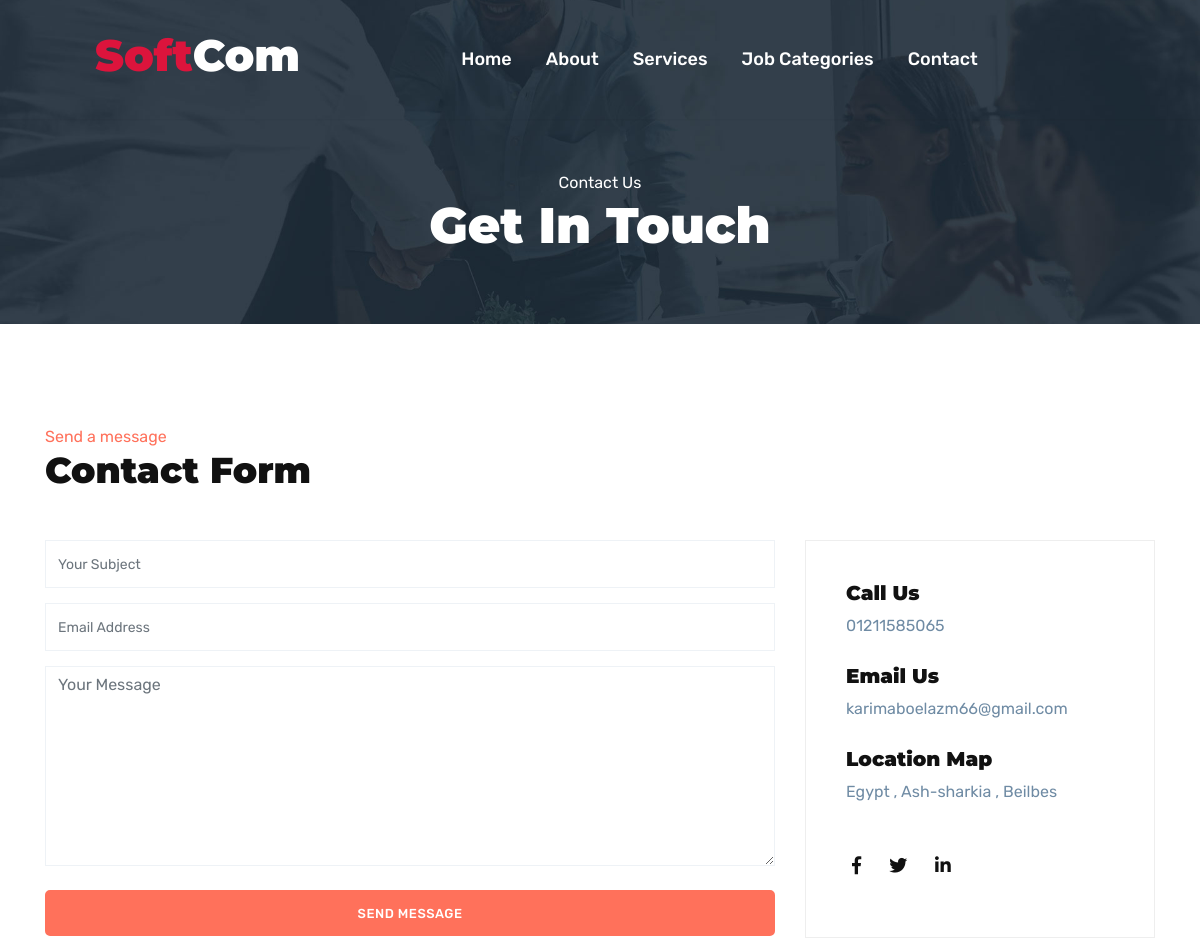
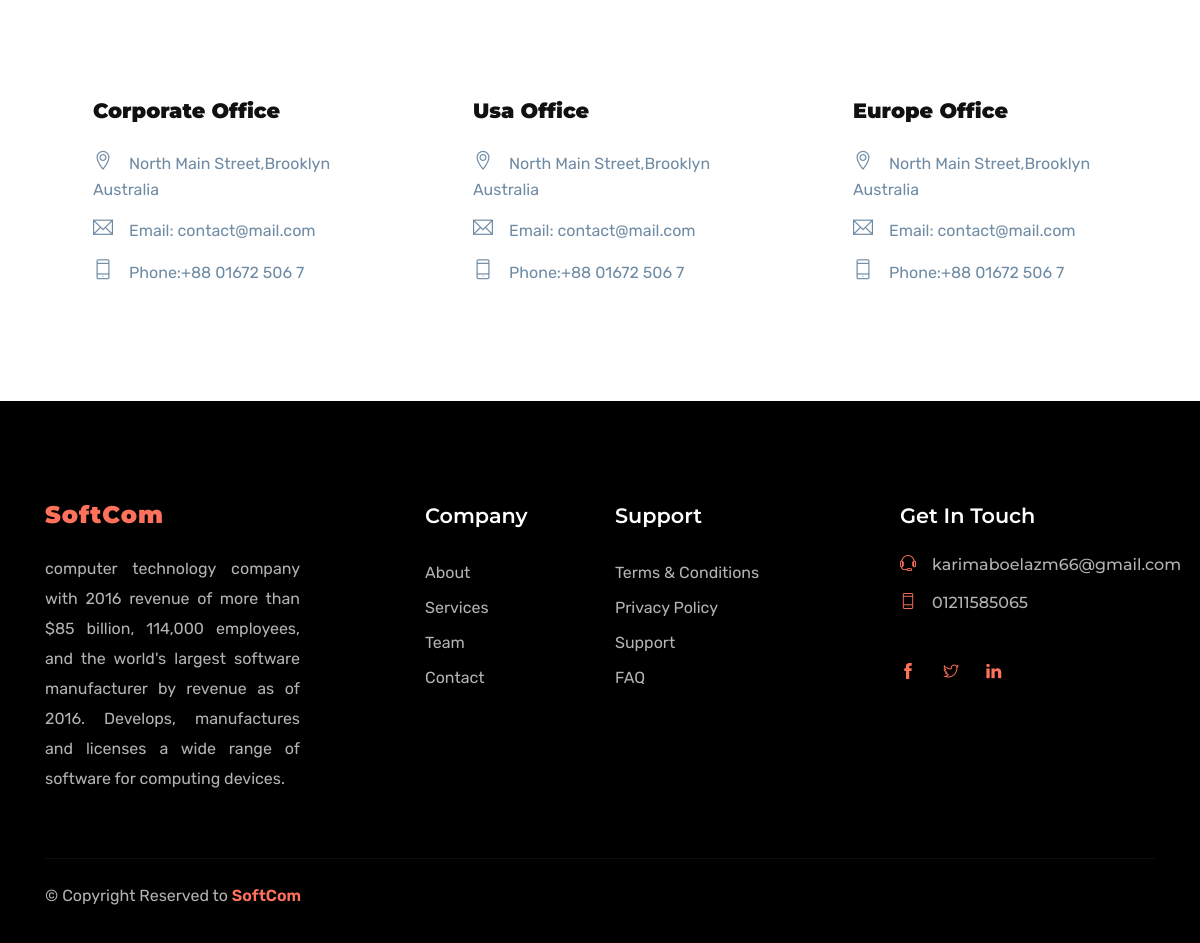
The page /contact-us/ on the database its author committed (2 pictures, top to bottom).
### STARTUP/models.py (models this page shows, shortened)
class Company(models.Model):
    title       = models.CharField(max_length=200)
    description = models.TextField()
    country     = models.CharField(max_length=100)
    privacy     = models.CharField(max_length=100)
    city        = models.CharField(max_length=100)
    phone_No    = models.CharField(max_length=15)
    email       = models.EmailField()
    fb_link     = models.URLField(blank=True)
    tw_link     = models.URLField(blank=True)
    ln_link     = models.URLField(blank=True)
    define_video= models.FileField(upload_to='videos/', blank=True ,null=True,
                                    validators=[FileExtensionValidator(allowed_extensions=['MOV','avi','mp4','webm','mkv'])])
    def __str__(self):
        return self.title

class Pranches(models.Model):
    title    = models.CharField(max_length=255)
    location = models.CharField(max_length=500)
    email    = models.EmailField(max_length=100)
    phone    = models.CharField(max_length=15)
    def __str__(self):
        return self.title.capitalize()

### STARTUP/views.py (the view, shortened to what this page needs)
# urls.py: path('contact-us/', ContactView.as_view(), name='contact'),
class ContactView(FormView):
    template_name = 'contact_pages/contact_us.html'
    form_class = ContactForm
    success_url = reverse_lazy('startup:contact')
    def get_context_data(self, **kwargs):
        context = super().get_context_data(**kwargs)
        context["com"] = Company.objects.latest('pk')
        context["categories"] = Job_Categories.objects.all()
        context["pranches"] = Pranches.objects.all().order_by('pk')
        context["bg"] = Site_bg_Images.objects.latest('pk')
        return context

### STARTUP/froms.py
class ContactForm(forms.Form):
    subject = forms.CharField(widget=forms.TextInput())
    email = forms.CharField(widget=forms.EmailInput())
    msg = forms.CharField(widget=forms.TextInput())

### STARTUP/templates/contact_pages/contact_us.html (shortened to what this page needs)
{% extends 'base2.html' %}
{% load static %}
{% block header2_content %}
<span class="text-white">Contact Us</span>
<h1 class="text-capitalize mb-5 text-lg">Get in Touch</h1>
{% endblock header2_content %}
{% block content2 %}
<section class="contact-form-wrap section">
  <div class="container">
    <div class="row mb-5">
      <div class="col-lg-12 col-md-12 col-sm-12">
        <span class="text-color">Send a message</span>
        <h3 class="text-md mb-5">Contact Form</h3>
        <div class="row">
          <div class="col-lg-8">
            <form  class="" method="post" action="/contact-us/">
              <div class="form-group">
                <input name="subject" id="subject" type="text" class="form-control" placeholder="Your Subject">
              </div>
              <div class="form-group">
                <input name="email" id="email" type="email" class="form-control" placeholder="Email Address">
              </div>
              <div class="form-group-2 mb-4">
                <textarea name="msg" id="message" class="form-control" rows="6" style="height: 200px;" placeholder="Your Message"></textarea>
              </div>
              <button class="col-md-12 btn btn-main" name="submit" type="submit">Send Message</button>
            </form>
          </div>
          <div class="col-lg-4">
            <div class="short-info mt-5 mt-lg-0">
              <ul class="list-unstyled">
                <li>
                  <h5>Call Us</h5>
                  {{com.phone_No}}
                </li>
                <li>
                  <h5>Email Us</h5>
                  {{com.email}}
                </li>
                <li>
                  <h5>Location Map</h5>
                  {{com.country}} , {{com.privacy}} , {{com.city}}
                </li>
              </ul>
              <ul class="social-icons list-inline mt-5">
                <li class="list-inline-item">
                  <a href="{{com.fb_link}}" target="_blank"><i class="fab fa-facebook-f"></i></a>
                </li>
                <li class="list-inline-item">
                  <a href="{{tw_link}}" target="_blank"><i class="fab fa-twitter"></i></a>
                </li>
                <li class="list-inline-item">
                  <a href="{{ln_link}}" target="_blank"><i class="fab fa-linkedin-in"></i></a>
                </li>
              </ul>
            </div>
          </div>
        </div>
      </div>
    </div>
    <div class="row" style="margin-top: 100px;">
      {% for pranch in pranches  %}
      <div class="col-lg-4 col-md-6">
        <div class="contact-content pl-lg-5 mt-5 mt-lg-0 mb-5 mb-lg-0">
          <h4 class="mb-4">{{pranch}} Office</h4>
          <ul class="address-block list-unstyled">
            <li>
              <i class="ti-location-pin mr-3"></i>{{pranch.location}}
            </li>
            <li>
              <i class="ti-email mr-3"></i>Email: {{pranch.email}}
            </li>
            <li>
              <i class="ti-mobile mr-3"></i>Phone:{{pranch.phone}}
            </li>
          </ul>
        </div>
      </div>
      {% endfor %}
    </div>
  </div>
</section>
{% endblock content2 %}

### templates/snippets/footer.html
{% load static %}
<footer class="footer section">
	<div class="container">
		<div class="row">
			<div class="col-lg-3 mr-auto col-sm-6">
				<div class="widget mb-5 mb-lg-0">
					<div class="logo mb-4">
						<h3 style="color: #FF715B">{{com.title}}</h3>
					</div>
					<p style="text-align:justify;">{{com.description}}</p>
				</div>
			</div>
			<div class="col-lg-2 col-md-6 col-sm-6">
				<div class="widget mb-5 mb-lg-0">
					<h4 class="text-capitalize mb-4">Company</h4>
					<ul class="list-unstyled footer-menu lh-35">
						<li><a href="{% url 'startup:about' %}">About</a></li>
						<li><a href="{% url 'startup:services' %}">Services</a></li>
						<li><a href="#">Team</a></li>
						<li><a href="{% url 'startup:contact' %}">Contact</a></li>
					</ul>
				</div>
			</div>
			<div class="col-lg-3 col-md-6 col-sm-6">
				<div class="widget mb-5 mb-lg-0">
					<h4 class="text-capitalize mb-4">Support</h4>
					<ul class="list-unstyled footer-menu lh-35">
						<li><a href="#">Terms & Conditions</a></li>
						<li><a href="#">Privacy Policy</a></li>
						<li><a href="#">Support</a></li>
						<li><a href="#">FAQ</a></li>
					</ul>
				</div>
			</div>
			<div class="col-lg-3 col-md-6 col-sm-6">
				<div class="widget widget-contact mb-5 mb-lg-0">
					<h4 class="text-capitalize mb-4">Get in Touch</h4>
					<h6><a href="tel:{{com.phone_No}}" > <i class="ti-headphone-alt mr-3"></i>{{com.email}}</a></h6>
					<h6><a href="mailto:{{com.email}}" > <i class="ti-mobile mr-3"></i>{{com.phone_No}}</a></h6>
					<ul class="list-inline footer-socials mt-5">
						<li class="list-inline-item"><a href="{{com.fb_link}}" target="_blank"><i class="ti-facebook mr-2" style="color: #FF715B"></i></a></li>
						<li class="list-inline-item"><a href="{{com.tw_link}}" target="_blank"><i class="ti-twitter mr-2" style="color: #FF715B"></i></a></li>
						<li class="list-inline-item"><a href="{{com.ln_link}}" target="_blank"><i class="ti-linkedin mr-2 " style="color: #FF715B"></i></a></li>
					</ul>
				</div>
			</div>
		</div>
		<div class="footer-btm py-4 mt-5">
			<div class="row">
				<div class="col-lg-6">
					<div class="copyright">
						&copy; Copyright Reserved to <a class="text-color" style="color: #FF715B" href="/">{{com}}</a>
					</div>
				</div>
			</div>
		</div>
	</div>
</footer>

### static/css/style.css (style rules this page uses)
html { overflow-x: hidden; }
body { line-height: 1.6; font-family: "Rubik", sans-serif; -webkit-font-smoothing: antialiased; font-size: 16px; color: #6F8BA4; font-weight: 400; }
h1, .h1, h2, .h2, h3, .h3, h4, .h4, h5, .h5, h6, .h6 { font-family: "Montserrat", sans-serif; font-weight: 900; color: #111; }
h1, .h1 { font-size: 2.5rem; }
h3, .h3 { font-size: 1.5rem; }
h4, .h4 { font-size: 1.3rem; line-height: 30px; }
h5, .h5 { font-size: 1.25rem; }
h6, .h6 { font-size: 1rem; }
p { line-height: 30px; }
input[type=email], input[type=password], input[type=text], input[type=tel] { box-shadow: none; height: 45px; outline: none; font-size: 14px; }
.form-control { box-shadow: none; border-radius: 0; }
.btn { display: inline-block; font-size: 14px; font-size: 0.8125rem; font-weight: 500; letter-spacing: 0.5px; padding: 0.7rem 2rem; text-transform: uppercase; border-radius: 5px; border: 2px solid transparent; transition: all 0.35s ease; }
.btn-main { background: #FF715B; color: #fff; border-color: #FF715B; }
.section { padding: 100px 0; }
.text-md { font-size: 2.25rem; }
.text-lg { font-size: 3.75rem; }
a { color: #111; text-decoration: none; }
.page-title .block h1 { color: #fff; }
.text-color { color: #FF715B; }
.text-lg { font-size: 50px; }
.contact-form-wrap .form-group { padding-bottom: 15px; margin: 0px; }
.contact-form-wrap .form-group .form-control { height: 48px; border: 1px solid #EEF2F6; box-shadow: none; width: 100%; }
.contact-form-wrap .form-group-2 { margin-bottom: 13px; }
.contact-form-wrap .form-group-2 textarea { height: 135px; border: 1px solid #EEF2F6; box-shadow: none; width: 100%; }
.address-block li { margin-bottom: 15px; }
.address-block li i { font-size: 20px; width: 20px; }
.short-info li { margin-bottom: 25px; }
.social-icons li { margin: 0 6px; }
.social-icons a { margin-right: 10px; font-size: 18px; }
.short-info { padding: 40px; border: 1px solid #eee; }
.footer { padding-bottom: 10px; background: #000; }
.footer .copyright a { font-weight: 600; }
.lh-35 { line-height: 35px; }
.logo { font-weight: 600; letter-spacing: 1px; }
.logo h3 { color: #fff; }
.widget h4 { color: #fff; font-weight: 600; }
.widget a { color: rgba(255, 255, 255, 0.7); }
.widget p { color: rgba(255, 255, 255, 0.7); }
.footer-btm { border-top: 1px solid rgba(255, 255, 255, 0.06); }
.footer-socials li a { margin-right: 7px; }
.copyright { color: rgba(255, 255, 255, 0.7); }
.copyright a { color: rgba(255, 255, 255, 0.8); }
.widget-contact h6 { font-weight: 500; margin-bottom: 18px; }
.widget-contact h6 i { color: #FF715B; }

### rows shown on the page
Company: phone_No "01211585065", email "karimaboelazm66@gmail.com", country "Egypt", privacy "Ash-sharkia", city "Beilbes", title "SoftCom", description "computer technology company with 2016 revenue of more than $85 billion, 114,000 employees, and the world's largest software manufacturer by revenue as of 2016. Develops, manufactures and licenses a wide range of software for computing devices."
Pranches: title "Corporate", location "North Main Street,Brooklyn Australia", email "contact@mail.com", phone "+88 01672 506 7"
Pranches: title "Usa", location "North Main Street,Brooklyn Australia", email "contact@mail.com", phone "+88 01672 506 7"
Pranches: title "Europe", location "North Main Street,Brooklyn Australia", email "contact@mail.com", phone "+88 01672 506 7"
